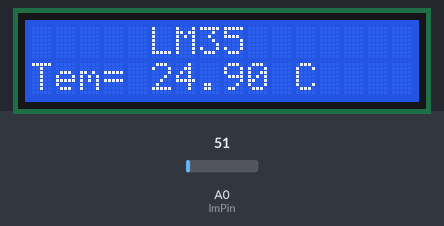
Bench run of a sketch on a simulated Arduino Uno, built with avr-gcc and run on an emulated ATmega328P. Shown: 16×2 character LCD. The test bench sets the inputs (shaded band); at power-on: A0 (lmPin) = 51.

Above: at 1.2 s.
1.3 s: A0 (lmPin) set to 23
At 2.1 s:
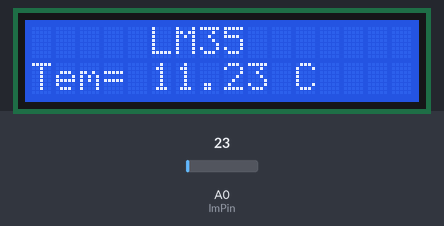
2.8 s: A0 (lmPin) set to 19
At 4.1 s:
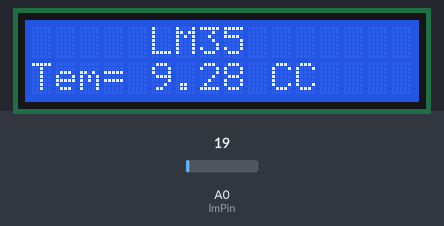
4.4 s: A0 (lmPin) set to 15
At 4.7 s:
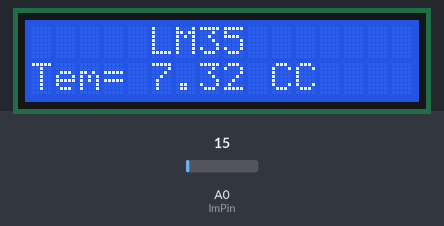
Timing chart, 0 to 7.4 s (numbered marks = the images above; inputs shaded):
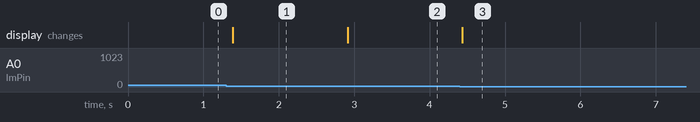

The sketch:

lmTest.ino
```cpp
//LM35 output voltage has a linear relation with the Celsius temperature, output of 0 v when 0 ℃,
//every increase 1 ℃, the output voltage increase 10 mv
#define lmPin A0  //LM35 attach to
#include <Wire.h>
#include <LiquidCrystal_I2C.h>
LiquidCrystal_I2C lcd(0x27,16,2);  // set the LCD address to 0x27 for a 16 chars and 2 line display

float tem = 0;
long lmVal = 0;

void setup()
{
  lcd.init();  //initialize the lcd
  lcd.backlight();  //open the backlight
}
void loop()
{
  lmVal = analogRead(lmPin);
  tem = (lmVal * 0.0048828125 * 100);//5/1024=0.0048828125;1000/10=100
  lcd.setCursor(5,0);
  lcd.print("LM35");
  lcd.setCursor(0,1);
  lcd.print("Tem= ");
  lcd.setCursor(5,1);
  lcd.print(tem);
  lcd.print(" C");
  delay(200);
}
```

Measured:
- the behaviour switches between 21 and 20 on A0 (lmPin) (found by bisection; images 1 and 2)
- after the input at 1.3 s, the display: changes after 0.09 s (image 1)
- after the input at 2.8 s, the display: changes after 0.11 s (image 2)
- after the input at 4.4 s, the display: changes at once (image 3)
